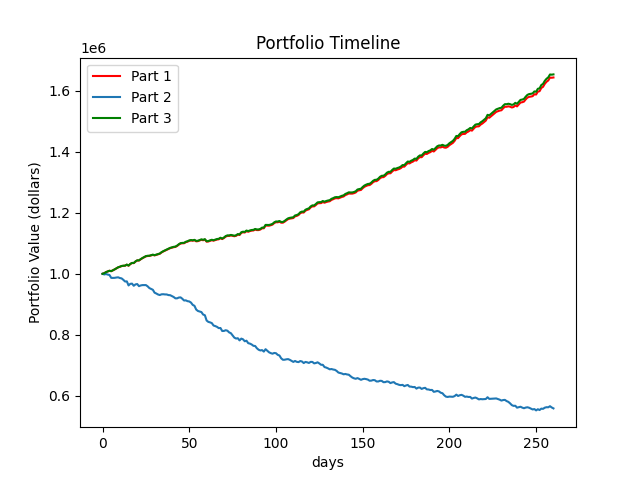

Generate this figure with Python:
import math
import matplotlib.pyplot as plt
import numpy as np

#initial seeds for random number generation
x1 = 0.2025561954107145
x2 = 0.5262907150065293

xrandom = [] # Empty list to contain all random values that are uniformly distributed
value1 = [1000000] #initial value of portfolio
value2 = [1000000]
value3 = [1000000]

for x in range(0, 260): #generating random numbers from 0 to 1 using "poor man's method"
    temp = x2
    x2 = math.fmod(x2 + x1, 1)
    xrandom.append(x2)
    x1 = temp

for i in range(0, len(xrandom), 2): #creates a list of portfolio value over days for part 1
    
    # Normal distributed values using Box-Muller transform
    fee1 = 0
    fee2 = 0
    x1 = xrandom[i]
    x2 = xrandom[i+1]
    g1 = (math.sqrt(-2 * math.log(x1)) * math.cos(2 * x2 * math.pi ))
    g2 = (math.sqrt(-2 * math.log(x1)) * math.sin(2 * x2 * math.pi ))
    normal1 = (1.002021 + g1 * 0.001984)
    normal2 = (1.002021 + g2 * 0.001984)

    if normal1 > 1: #Adds fee if there is profit
        fee1 = 0.01111 * (normal1 - 1) * value1[i]
    value1.append(value1[i]*normal1 - fee1)

    if normal2 > 1: #Adds fee if there is profit
        fee2 = 0.01111 * (normal2 - 1) * value1[i+1]   
    value1.append(value1[i+1]*normal2 -fee2)


for i in range(0, len(xrandom), 2): #creates a list of portfolio value over days for part 2

    # Normal distributed values using Box-Muller transform
    fee1 = 0
    fee2 = 0
    x1 = xrandom[i]
    x2 = xrandom[i+1]
    g1 = (math.sqrt(-2 * math.log(x1)) * math.cos(2 * x2 * math.pi ))
    g2 = (math.sqrt(-2 * math.log(x1)) * math.sin(2 * x2 * math.pi ))
    normal1 = (0.997979 + g1 * 0.004444)
    normal2 = (0.997979 + g2 * 0.004444)

    if normal1 > 1: #Adds fee if there is profit
        fee1 = 0.01111 * (normal1 - 1) * value1[i]
    value2.append(value2[i]*normal1 - fee1)

    if normal2 > 1: #Adds fee if there is profit
        fee2 = 0.01111 * (normal2 - 1) * value1[i+1]   
    value2.append(value2[i+1]*normal2 -fee2)

for i in range(0, len(xrandom), 2): #creates a list of portfolio values over days for part 3 (no performance fee)
    
    # Normal distributed values using Box-Muller transform
    x1 = xrandom[i]
    x2 = xrandom[i+1]
    g1 = (math.sqrt(-2 * math.log(x1)) * math.cos(2 * x2 * math.pi ))
    g2 = (math.sqrt(-2 * math.log(x1)) * math.sin(2 * x2 * math.pi ))
    normal1 = (1.002021 + g1 * 0.001984)
    normal2 = (1.002021 + g2 * 0.001984)
 
    value3.append(value3[i]*normal1)
    value3.append(value3[i+1]*normal2)

#prints portfolio values at the end
print(value1[260])
print(value2[260])
print(value3[260])

# Plots portfolio values over days for all parts
plt.plot(value1, label = 'Part 1', color = 'red')
plt.plot(value2, label = 'Part 2')
plt.plot(value3, label = 'Part 3', color = 'green')

plt.xlabel('days')
plt.ylabel('Portfolio Value (dollars)')
plt.title('Portfolio Timeline')
plt.legend()
plt.show()
